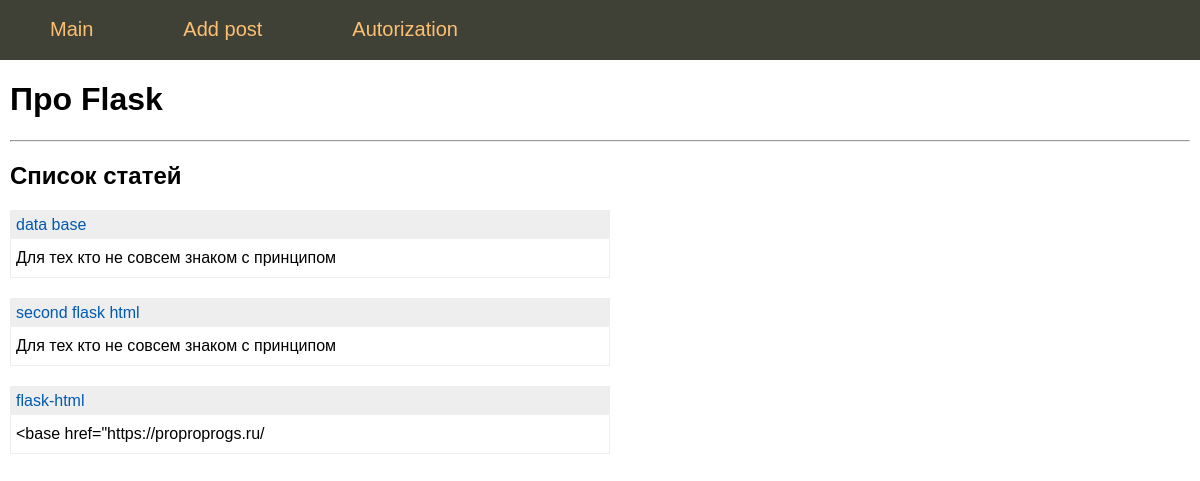
The page / on the database its author committed.
### tables this page shows
CREATE TABLE mainmenu (
id integer PRIMARY KEY AUTOINCREMENT,
title text NOT NULL,
url text NOT NULL
);

CREATE TABLE posts (
id integer PRIMARY KEY AUTOINCREMENT,
title text NOT NULL,
text text NOT NULL,
url text NOT NULL,
time integer NOT NULL
);

### flsite.py (the view)
@app.route('/')
def index():
    return render_template('index.html', menu=dbase.get_menu(), posts=dbase.get_posts_anonce())

### FDataBase.py (called while the page is built)
    def get_menu(self):
        sql = '''SELECT * FROM mainmenu'''
        try:
            self.__cur.execute(sql)
            res = self.__cur.fetchall()
            if res: return res
        except:
            print("Ошибка чтения из БД")
        return []

    def get_posts_anonce(self):
        try:
            self.__cur.execute(f"SELECT id, title, text, url FROM posts ORDER BY time DESC")
            res = self.__cur.fetchall()
            if res:
                return res
        except sqlite3.Error as e:
            print("Get post from DB error "+str(e))
        return []

### flsite.py (called while the page is built)
def connect_db():
    conn = sqlite3.connect(app.config['DATABASE'])
    conn.row_factory = sqlite3.Row
    return conn

def get_db():
    if not hasattr(g, 'link_db'):
        g.link_db = connect_db()
    return g.link_db

@app.before_request
def before_request():
    global dbase
    db = get_db()
    dbase = FDataBase(db)

### templates/index.html
{% extends 'base.html' %}
{% block content %}
{{ super() }}
<hr>
<h2>Список статей</h2>
<ul class="list-posts">
{% for p in posts %}
<li>
<p class="title"><a href="{{ url_for('show_post', alias=p.url)}}">{{p.title}}</a></p>
<p class="annonce">{{ p.text[:50] | striptags }}</p>
</li>
{% endfor %}
</ul>
{% endblock %}

### templates/base.html (shortened to what this page needs)
 <!DOCTYPE html>
<html>
<head>
<link type="text/css" href="{{ url_for('static', filename='css/styles.css') }}" rel="stylesheet" />
</head>
<body>
{% block content -%}
    {%- block mainmenu -%}
<ul class="mainmenu">
{% for p in menu %}
<li><a href="{{p.url}}">{{p.title}}</a></li>
{% endfor %}
</ul>
    {% endblock mainmenu -%}
<div class="content">
    {% if title -%}
<h1>{{ title }}</h1>
    {% else -%}
<h1>Про Flask</h1>
    {% endif -%}
{% endblock -%}
</div>
</body>
</html>

### static/css/styles.css (style rules this page uses)
html, body { font-family: 'Arial'; margin: 0; padding: 0; height: 100%; width: 100%; }
a { color: #0059b2; text-decoration: none; }
ul.mainmenu { list-style: none; background: #3F4137; height: 60px; margin: 0; padding: 0; color: #fdc073; font-size: 20px; overflow: hidden; }
ul.mainmenu li { float: left; margin: 18px 40px 0 50px; }
ul.mainmenu li a { color: #fdc073; text-decoration: none; }
div.content { margin: 10px; }
ul.list-posts { list-style: none; margin: 0; padding: 0; max-width: 600px; }
ul.list-posts li { margin: 20px 0 0 0; border: 1px solid #eee; }
ul.list-posts .title { margin: 0; padding: 5px; background: #eee; }
ul.list-posts .annonce { margin: 0; padding: 10px 5px 10px 5px; }

### rows shown on the page
mainmenu: title "Main"
mainmenu: title "Add post"
mainmenu: title "Autorization"
posts: title "data base", text "Для тех кто не совсем знаком с принципом"
posts: title "second flask html", text "Для тех кто не совсем знаком с принципом"
posts: title "flask-html", text "<base href=\"https://proproprogs.ru/"
